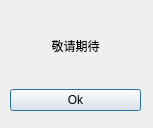
<?xml version="1.0" encoding="UTF-8"?>
<ui version="4.0">
 <class>HumanBot</class>
 <widget class="QDialog" name="HumanBot">
  <property name="geometry">
   <rect>
    <x>0</x>
    <y>0</y>
    <width>153</width>
    <height>128</height>
   </rect>
  </property>
  <property name="windowTitle">
   <string>咕咕咕</string>
  </property>
  <widget class="QWidget" name="">
   <property name="geometry">
    <rect>
     <x>10</x>
     <y>10</y>
     <width>131</width>
     <height>101</height>
    </rect>
   </property>
   <layout class="QVBoxLayout" name="verticalLayout">
    <item>
     <widget class="QLabel" name="label">
      <property name="text">
       <string>&lt;html&gt;&lt;head/&gt;&lt;body&gt;&lt;p align=&quot;center&quot;&gt;敬请期待&lt;/p&gt;&lt;/body&gt;&lt;/html&gt;</string>
      </property>
     </widget>
    </item>
    <item>
     <widget class="QPushButton" name="pushButton">
      <property name="text">
       <string>Ok</string>
      </property>
     </widget>
    </item>
   </layout>
  </widget>
 </widget>
 <resources/>
 <connections/>
</ui>
